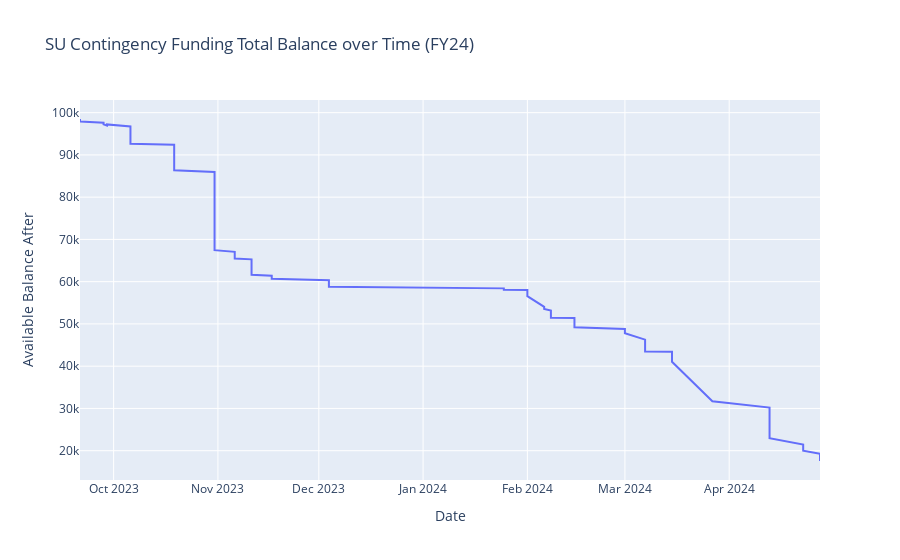

Notebook code for this chart:
### Markdown cell above
## Section 3: Figures

### Code cell
fig_1 = px.line(Non_Admin_Contin2324, x="Date", y="Available Balance After", 
                title='SU Contingency Funding Total Balance over Time (FY24)')
fig_1.show()
